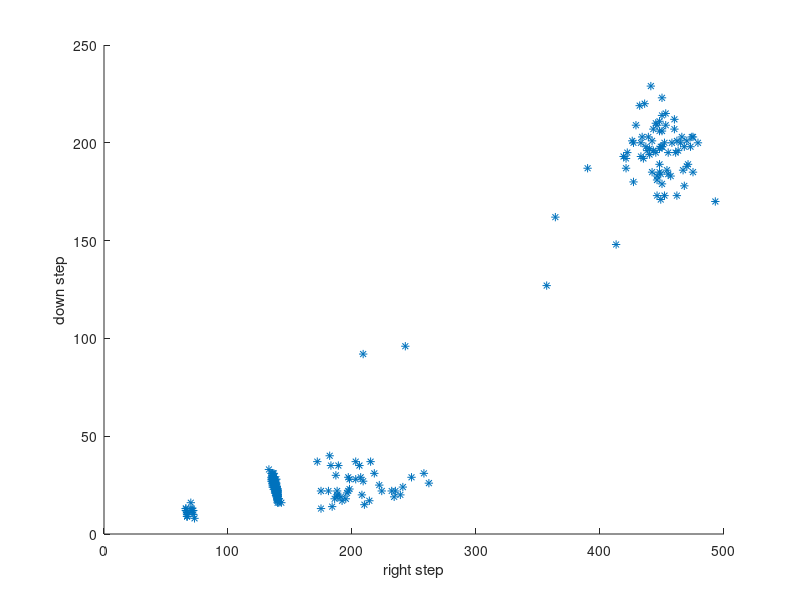
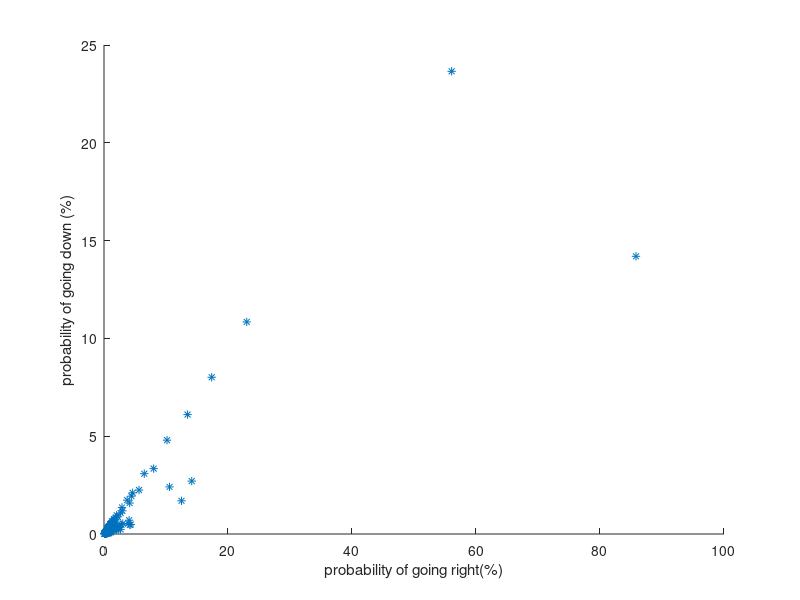

Here is the MATLAB script that generated these plots, in order:
load('playOnfield.mat')
[a,b]=size(playOnfield8);
as=playOnfield8;
right=0;
down=0;
distance=0;
j=1;
pr = zeros(300,1); %the probability of going right
pd = zeros(300,1); %the probability of going down
for i=2:158711
    if ((as(i+1,1) == 0 && as(i+1,2) == 0) || (as(i,1) == 255 && as(i,2) == 255))
        %one person reach the destination or failed in the walking
        %distance = right + down;
        pr(j,1)=right/distance;
        pd(j,1)=down/distance;
        a1(j,1) = right;
        a2(j,1) = down;
        j = j+1; 
        right = 0;
        down = 0;
    else if as(i,1) > as(i-1,1) && as(i,2) == as(i-1,2)
            %go to the right, plus right and distance
        right=right+1;
        distance=distance+1;
        else if as(i,1) > as(i-1,1) &&as(i,2) > as(i-1,2)
                %go to the right down side, plus right, and distance
            right=right+1;
            %down=down+1;
            distance=distance+1;
            else if as(i,1) == as(i-1,1) && as(i,2)>as(i-1,2)
                    %go to the dowm, plus down and distance
                down=down+1;
                distance=distance+1;
                else
                    right = right;
                    down = down;
                    distance = distance;
            end
        end
        end
    end
end
prob_matrix=[pr,pd]

%way_of_all_people=[pr,pd];% the percentage of everyperson go down and go right
c = 0
scatter(a1,a2,'*') %plot the distribution of the steps towards right and
%down.
hold on
xlabel('right step');
ylabel('down step');
figure
scatter(pr*100,pd*100,'*');
xlabel('probability of going right(%)');
ylabel('probability of going down (%)');
obj = gmdistribution.fit(prob_matrix,4)
%MP = obj.PComponents
%CM = obj.mu
%CC = obj.Sigma
%E = Expectation(prob_matrix,3,MP,CM,CC)